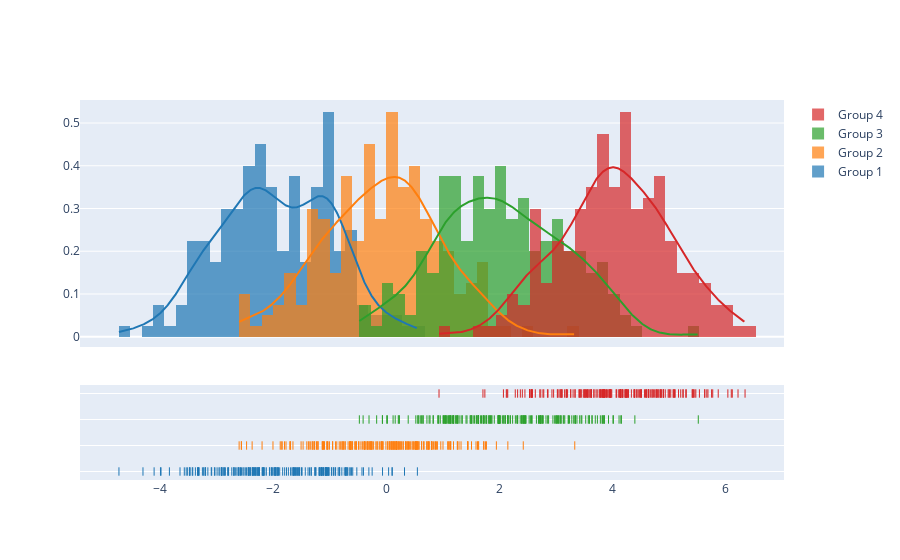

The cell this chart's notebook holds for it:
### Code cell
import plotly.figure_factory as ff

# Add histogram data
x1 = np.random.randn(200) - 2
x2 = np.random.randn(200)
x3 = np.random.randn(200) + 2
x4 = np.random.randn(200) + 4

# Group data together
hist_data = [x1, x2, x3, x4]

group_labels = ['Group 1', 'Group 2', 'Group 3', 'Group 4']

# Create distplot with custom bin_size
fig = ff.create_distplot(hist_data, group_labels, bin_size=.2)
fig.show()

### Figure 1 — Plotly figure (JSON) as saved in the notebook; plotly's stock layout.template omitted (floating-point values rounded to 4 significant figures; data arrays with more than 128 entries replaced by an {"elided": "..."} marker saying what was removed)
{"data": [{"autobinx": false, "histnorm": "probability density", "legendgroup": "Group 1", "marker": {"color": "rgb(31, 119, 180)"}, "name": "Group 1", "opacity": 0.7, "type": "histogram", "x": {"elided": "200 float values"}, "xaxis": "x", "xbins": {"end": 0.5482, "size": 0.2, "start": -4.725}, "yaxis": "y"}, {"autobinx": false, "histnorm": "probability density", "legendgroup": "Group 2", "marker": {"color": "rgb(255, 127, 14)"}, "name": "Group 2", "opacity": 0.7, "type": "histogram", "x": {"elided": "200 float values"}, "xaxis": "x", "xbins": {"end": 3.329, "size": 0.2, "start": -2.602}, "yaxis": "y"}, {"autobinx": false, "histnorm": "probability density", "legendgroup": "Group 3", "marker": {"color": "rgb(44, 160, 44)"}, "name": "Group 3", "opacity": 0.7, "type": "histogram", "x": {"elided": "200 float values"}, "xaxis": "x", "xbins": {"end": 5.512, "size": 0.2, "start": -0.4772}, "yaxis": "y"}, {"autobinx": false, "histnorm": "probability density", "legendgroup": "Group 4", "marker": {"color": "rgb(214, 39, 40)"}, "name": "Group 4", "opacity": 0.7, "type": "histogram", "x": {"elided": "200 float values"}, "xaxis": "x", "xbins": {"end": 6.338, "size": 0.2, "start": 0.9306}, "yaxis": "y"}, {"legendgroup": "Group 1", "marker": {"color": "rgb(31, 119, 180)"}, "mode": "lines", "name": "Group 1", "showlegend": false, "type": "scatter", "x": {"elided": "500 float values"}, "xaxis": "x", "y": {"elided": "500 float values"}, "yaxis": "y"}, {"legendgroup": "Group 2", "marker": {"color": "rgb(255, 127, 14)"}, "mode": "lines", "name": "Group 2", "showlegend": false, "type": "scatter", "x": {"elided": "500 float values"}, "xaxis": "x", "y": {"elided": "500 float values"}, "yaxis": "y"}, {"legendgroup": "Group 3", "marker": {"color": "rgb(44, 160, 44)"}, "mode": "lines", "name": "Group 3", "showlegend": false, "type": "scatter", "x": {"elided": "500 float values"}, "xaxis": "x", "y": {"elided": "500 float values"}, "yaxis": "y"}, {"legendgroup": "Group 4", "marker": {"color": "rgb(214, 39, 40)"}, "mode": "lines", "name": "Group 4", "showlegend": false, "type": "scatter", "x": {"elided": "500 float values"}, "xaxis": "x", "y": {"elided": "500 float values"}, "yaxis": "y"}, {"legendgroup": "Group 1", "marker": {"color": "rgb(31, 119, 180)", "symbol": "line-ns-open"}, "mode": "markers", "name": "Group 1", "showlegend": false, "type": "scatter", "x": {"elided": "200 float values"}, "xaxis": "x", "y": {"elided": "200 str values"}, "yaxis": "y2"}, {"legendgroup": "Group 2", "marker": {"color": "rgb(255, 127, 14)", "symbol": "line-ns-open"}, "mode": "markers", "name": "Group 2", "showlegend": false, "type": "scatter", "x": {"elided": "200 float values"}, "xaxis": "x", "y": {"elided": "200 str values"}, "yaxis": "y2"}, {"legendgroup": "Group 3", "marker": {"color": "rgb(44, 160, 44)", "symbol": "line-ns-open"}, "mode": "markers", "name": "Group 3", "showlegend": false, "type": "scatter", "x": {"elided": "200 float values"}, "xaxis": "x", "y": {"elided": "200 str values"}, "yaxis": "y2"}, {"legendgroup": "Group 4", "marker": {"color": "rgb(214, 39, 40)", "symbol": "line-ns-open"}, "mode": "markers", "name": "Group 4", "showlegend": false, "type": "scatter", "x": {"elided": "200 float values"}, "xaxis": "x", "y": {"elided": "200 str values"}, "yaxis": "y2"}], "layout": {"barmode": "overlay", "hovermode": "closest", "legend": {"traceorder": "reversed"}, "xaxis": {"anchor": "y2", "domain": [0.0, 1.0], "zeroline": false}, "yaxis": {"anchor": "free", "domain": [0.35, 1], "position": 0.0}, "yaxis2": {"anchor": "x", "domain": [0, 0.25], "dtick": 1, "showticklabels": false}}}
